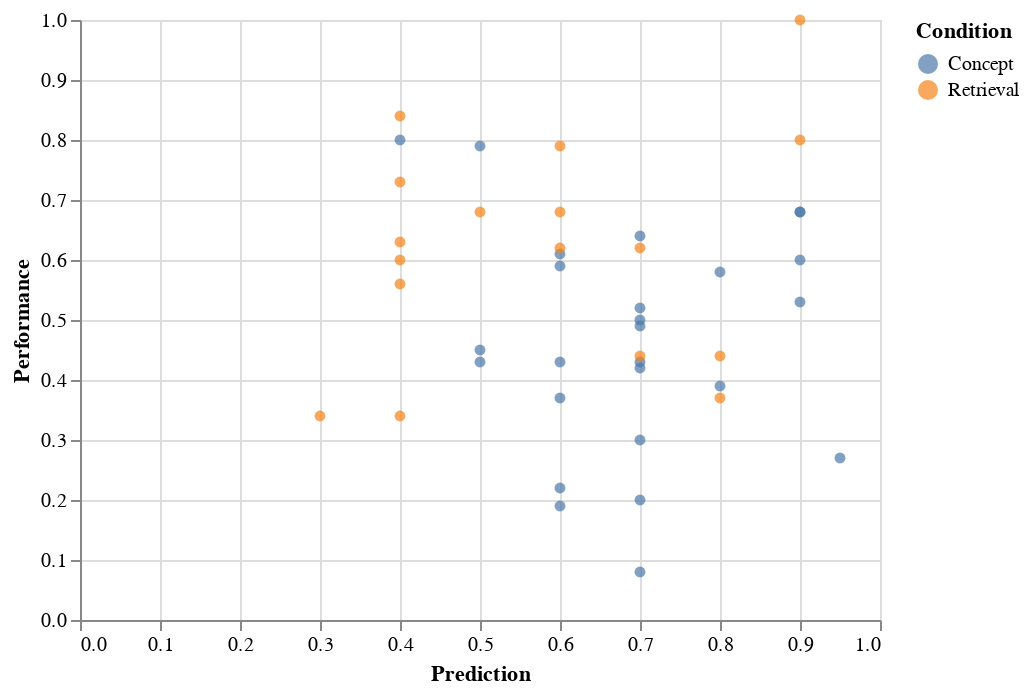

The code cell stored with this chart in its notebook:
### Markdown cell above
# Question 3

How good were subjects at predicting how well they would do on the follow-up learning test? Calculate a measure of how well subjects predicted their performance and interpret the value in context. (Optionally, you may want to include a visualization as well.)

### Code cell
from altair import *
df_memory = df_memory.rename(columns = {"PR.2":"Prediction", "TS.avg":"Performance"})
df_memory.dropna(subset=["Performance","Prediction"],inplace=True)
Chart(df_memory).mark_circle().encode(
    x = 'Prediction',
    y = 'Performance',
    color = 'Condition')

### Figure 1 — Vega-Lite specification as saved in the notebook (floating-point values rounded to 4 significant figures)
{"config": {"view": {"continuousWidth": 400, "continuousHeight": 300}}, "data": {"name": "data-1491f6fb2e2bed310e4923f78987382c"}, "mark": "circle", "encoding": {"color": {"field": "Condition", "type": "nominal"}, "x": {"field": "Prediction", "type": "quantitative"}, "y": {"field": "Performance", "type": "quantitative"}}, "$schema": "https://vega.github.io/schema/vega-lite/v4.17.0.json", "datasets": {"data-1491f6fb2e2bed310e4923f78987382c": [{"ID": "KB1", "Age": 18, "Gender": "Female", "Date.P1": "11/21/16", "Date.P2": "11/28/16", "Condition": "Concept", "IC.1": 1, "IC.2": 1, "Comp.1": 1, "Comp.2": 1, "PR.1": 1.0, "Prediction": 0.8, "MCS.1": 0.75, "Scorer.1": "NK", "MCS.2": 0.67, "Scorer.2": "TT", "MCS.avg": 0.71, "R1CS.1": null, "Scorer.1.1": null, "R1CS.2": null, "Scorer.2.1": null, "R1CS.avg": null, "R2CS.1": null, "Scorer.1.2": null, "R2CS.2": null, "Scorer.2.2": null, "R2CS.avg": null, "TS.1": 0.36, "Scorer.1.3": "NK", "TS.2": 0.42, "Scorer.2.3": "MS", "Performance": 0.39, "Exc.1": 0, "Exc.2": 0, "Collection": 1, "Actual-Pred": -0.41}, {"ID": "KB2", "Age": 18, "Gender": "Male", "Date.P1": "11/21/16", "Date.P2": "11/28/16", "Condition": "Concept", "IC.1": 1, "IC.2": 1, "Comp.1": 1, "Comp.2": 1, "PR.1": 0.0, "Prediction": 0.7, "MCS.1": 0.4, "Scorer.1": "NK", "MCS.2": 0.367, "Scorer.2": "TT", "MCS.avg": 0.3835, "R1CS.1": null, "Scorer.1.1": null, "R1CS.2": null, "Scorer.2.1": null, "R1CS.avg": null, "R2CS.1": null, "Scorer.1.2": null, "R2CS.2": null, "Scorer.2.2": null, "R2CS.avg": null, "TS.1": 0.48, "Scorer.1.3": "MS", "TS.2": 0.36, "Scorer.2.3": "NK", "Performance": 0.42, "Exc.1": 0, "Exc.2": 0, "Collection": 1, "Actual-Pred": -0.28}, {"ID": "KB3", "Age": 18, "Gender": "Male", "Date.P1": "11/21/16", "Date.P2": "11/28/16", "Condition": "Concept", "IC.1": 1, "IC.2": 1, "Comp.1": 1, "Comp.2": 1, "PR.1": 0.0, "Prediction": 0.7, "MCS.1": 0.433, "Scorer.1": "NK", "MCS.2": 0.55, "Scorer.2": "MS", "MCS.avg": 0.4915, "R1CS.1": null, "Scorer.1.1": null, "R1CS.2": null, "Scorer.2.1": null, "R1CS.avg": null, "R2CS.1": null, "Scorer.1.2": null, "R2CS.2": null, "Scorer.2.2": null, "R2CS.avg": null, "TS.1": 0.08, "Scorer.1.3": "NK", "TS.2": 0.08, "Scorer.2.3": "MS", "Performance": 0.08, "Exc.1": 0, "Exc.2": 0, "Collection": 1, "Actual-Pred": -0.62}, {"ID": "KB4", "Age": 19, "Gender": "Female", "Date.P1": "11/21/16", "Date.P2": "11/28/16", "Condition": "Concept", "IC.1": 1, "IC.2": 1, "Comp.1": 1, "Comp.2": 1, "PR.1": 0.0, "Prediction": 0.7, "MCS.1": 0.317, "Scorer.1": "NK", "MCS.2": 0.333, "Scorer.2": "MS", "MCS.avg": 0.325, "R1CS.1": null, "Scorer.1.1": null, "R1CS.2": null, "Scorer.2.1": null, "R1CS.avg": null, "R2CS.1": null, "Scorer.1.2": null, "R2CS.2": null, "Scorer.2.2": null, "R2CS.avg": null, "TS.1": 0.44, "Scorer.1.3": "MS", "TS.2": 0.42, "Scorer.2.3": "NK", "Performance": 0.43, "Exc.1": 0, "Exc.2": 0, "Collection": 1, "Actual-Pred": -0.27}, {"ID": "KB5", "Age": 19, "Gender": "Female", "Date.P1": "11/22/16", "Date.P2": "11/29/16", "Condition": "Concept", "IC.1": 1, "IC.2": 1, "Comp.1": 1, "Comp.2": 1, "PR.1": 0.0, "Prediction": 0.95, "MCS.1": 0.683, "Scorer.1": "NK", "MCS.2": 0.717, "Scorer.2": "MS", "MCS.avg": 0.7, "R1CS.1": null, "Scorer.1.1": null, "R1CS.2": null, "Scorer.2.1": null, "R1CS.avg": null, "R2CS.1": null, "Scorer.1.2": null, "R2CS.2": null, "Scorer.2.2": null, "R2CS.avg": null, "TS.1": 0.26, "Scorer.1.3": "NK", "TS.2": 0.28, "Scorer.2.3": "MS", "Performance": 0.27, "Exc.1": 0, "Exc.2": 0, "Collection": 1, "Actual-Pred": -0.68}, {"ID": "KB6", "Age": 19, "Gender": "Male", "Date.P1": "11/22/16", "Date.P2": "11/29/16", "Condition": "Concept", "IC.1": 1, "IC.2": 1, "Comp.1": 1, "Comp.2": 1, "PR.1": 1.0, "Prediction": 0.6, "MCS.1": 0.817, "Scorer.1": "NK", "MCS.2": 0.783, "Scorer.2": "MS", "MCS.avg": 0.8, "R1CS.1": null, "Scorer.1.1": null, "R1CS.2": null, "Scorer.2.1": null, "R1CS.avg": null, "R2CS.1": null, "Scorer.1.2": null, "R2CS.2": null, "Scorer.2.2": null, "R2CS.avg": null, "TS.1": 0.4, "Scorer.1.3": "NK", "TS.2": 0.46, "Scorer.2.3": "MS", "Performance": 0.43, "Exc.1": 0, "Exc.2": 0, "Collection": 1, "Actual-Pred": -0.17}, {"ID": "KB7", "Age": 18, "Gender": "Male", "Date.P1": "11/22/16", "Date.P2": "12/6/16", "Condition": "Concept", "IC.1": 1, "IC.2": 1, "Comp.1": 1, "Comp.2": 1, "PR.1": 1.0, "Prediction": 0.6, "MCS.1": 0.733, "Scorer.1": "NK", "MCS.2": 0.767, "Scorer.2": "MS", "MCS.avg": 0.75, "R1CS.1": null, "Scorer.1.1": null, "R1CS.2": null, "Scorer.2.1": null, "R1CS.avg": null, "R2CS.1": null, "Scorer.1.2": null, "R2CS.2": null, "Scorer.2.2": null, "R2CS.avg": null, "TS.1": 0.38, "Scorer.1.3": "MS", "TS.2": 0.36, "Scorer.2.3": "CB", "Performance": 0.37, "Exc.1": 0, "Exc.2": 0, "Collection": 1, "Actual-Pred": -0.23}, {"ID": "KB8", "Age": 20, "Gender": "Male", "Date.P1": "11/22/16", "Date.P2": "11/29/16", "Condition": "Concept", "IC.1": 1, "IC.2": 1, "Comp.1": 1, "Comp.2": 1, "PR.1": 1.0, "Prediction": 0.5, "MCS.1": 0.35, "Scorer.1": "NK", "MCS.2": 0.333, "Scorer.2": "MS", "MCS.avg": 0.3415, "R1CS.1": null, "Scorer.1.1": null, "R1CS.2": null, "Scorer.2.1": null, "R1CS.avg": null, "R2CS.1": null, "Scorer.1.2": null, "R2CS.2": null, "Scorer.2.2": null, "R2CS.avg": null, "TS.1": 0.44, "Scorer.1.3": "NK", "TS.2": 0.46, "Scorer.2.3": "MS", "Performance": 0.45, "Exc.1": 0, "Exc.2": 0, "Collection": 1, "Actual-Pred": -0.05}, {"ID": "KB9", "Age": 20, "Gender": "Male", "Date.P1": "11/22/16", "Date.P2": "11/28/16", "Condition": "Concept", "IC.1": 1, "IC.2": 1, "Comp.1": 1, "Comp.2": 1, "PR.1": 0.0, "Prediction": 0.6, "MCS.1": 0.65, "Scorer.1": "NK", "MCS.2": 0.65, "Scorer.2": "MS", "MCS.avg": 0.65, "R1CS.1": null, "Scorer.1.1": null, "R1CS.2": null, "Scorer.2.1": null, "R1CS.avg": null, "R2CS.1": null, "Scorer.1.2": null, "R2CS.2": null, "Scorer.2.2": null, "R2CS.avg": null, "TS.1": 0.64, "Scorer.1.3": "MS", "TS.2": 0.58, "Scorer.2.3": "NK", "Performance": 0.61, "Exc.1": 0, "Exc.2": 0, "Collection": 1, "Actual-Pred": 0.01}, {"ID": "KB10", "Age": 20, "Gender": "Female", "Date.P1": "11/29/16", "Date.P2": "12/6/16", "Condition": "Concept", "IC.1": 1, "IC.2": 1, "Comp.1": 1, "Comp.2": 1, "PR.1": 1.0, "Prediction": 0.9, "MCS.1": 0.817, "Scorer.1": "NK", "MCS.2": 0.783, "Scorer.2": "MS", "MCS.avg": 0.8, "R1CS.1": null, "Scorer.1.1": null, "R1CS.2": null, "Scorer.2.1": null, "R1CS.avg": null, "R2CS.1": null, "Scorer.1.2": null, "R2CS.2": null, "Scorer.2.2": null, "R2CS.avg": null, "TS.1": 0.66, "Scorer.1.3": "NK", "TS.2": 0.7, "Scorer.2.3": "MS", "Performance": 0.68, "Exc.1": 0, "Exc.2": 0, "Collection": 1, "Actual-Pred": -0.22}, {"ID": "KB11", "Age": 21, "Gender": "Female", "Date.P1": "11/21/16", "Date.P2": "11/28/16", "Condition": "Retrieval", "IC.1": 1, "IC.2": 1, "Comp.1": 1, "Comp.2": 1, "PR.1": null, "Prediction": 0.4, "MCS.1": null, "Scorer.1": null, "MCS.2": null, "Scorer.2": null, "MCS.avg": null, "R1CS.1": 0.6, "Scorer.1.1": "NK", "R1CS.2": 0.6, "Scorer.2.1": "TT", "R1CS.avg": 0.6, "R2CS.1": 0.76, "Scorer.1.2": "NK", "R2CS.2": 0.783, "Scorer.2.2": "TT", "R2CS.avg": 0.772, "TS.1": 0.38, "Scorer.1.3": "MS", "TS.2": 0.3, "Scorer.2.3": "NK", "Performance": 0.34, "Exc.1": 0, "Exc.2": 0, "Collection": 1, "Actual-Pred": -0.06}, {"ID": "KB12", "Age": 18, "Gender": "Female", "Date.P1": "11/21/16", "Date.P2": "11/29/16", "Condition": "Retrieval", "IC.1": 1, "IC.2": 1, "Comp.1": 1, "Comp.2": 1, "PR.1": null, "Prediction": 0.6, "MCS.1": null, "Scorer.1": null, "MCS.2": null, "Scorer.2": null, "MCS.avg": null, "R1CS.1": 0.81, "Scorer.1.1": "NK", "R1CS.2": 0.85, "Scorer.2.1": "TT", "R1CS.avg": 0.83, "R2CS.1": 0.93, "Scorer.1.2": "NK", "R2CS.2": 0.933, "Scorer.2.2": "TT", "R2CS.avg": 0.932, "TS.1": 0.76, "Scorer.1.3": "NK", "TS.2": 0.82, "Scorer.2.3": "MS", "Performance": 0.79, "Exc.1": 0, "Exc.2": 0, "Collection": 1, "Actual-Pred": 0.19}, {"ID": "KB13", "Age": 20, "Gender": "Female", "Date.P1": "11/21/16", "Date.P2": "11/28/16", "Condition": "Retrieval", "IC.1": 1, "IC.2": 1, "Comp.1": 1, "Comp.2": 1, "PR.1": null, "Prediction": 0.9, "MCS.1": null, "Scorer.1": null, "MCS.2": null, "Scorer.2": null, "MCS.avg": null, "R1CS.1": 0.63, "Scorer.1.1": "NK", "R1CS.2": 0.617, "Scorer.2.1": "TT", "R1CS.avg": 0.624, "R2CS.1": 0.76, "Scorer.1.2": "NK", "R2CS.2": 0.8, "Scorer.2.2": "TT", "R2CS.avg": 0.78, "TS.1": 0.8, "Scorer.1.3": "MS", "TS.2": 0.8, "Scorer.2.3": "NK", "Performance": 0.8, "Exc.1": 0, "Exc.2": 0, "Collection": 1, "Actual-Pred": -0.1}, {"ID": "KB14", "Age": 19, "Gender": "Female", "Date.P1": "11/21/16", "Date.P2": "11/28/16", "Condition": "Retrieval", "IC.1": 1, "IC.2": 1, "Comp.1": 1, "Comp.2": 1, "PR.1": null, "Prediction": 0.7, "MCS.1": null, "Scorer.1": null, "MCS.2": null, "Scorer.2": null, "MCS.avg": null, "R1CS.1": 0.56, "Scorer.1.1": "NK", "R1CS.2": 0.567, "Scorer.2.1": "TT", "R1CS.avg": 0.564, "R2CS.1": 0.18, "Scorer.1.2": "NK", "R2CS.2": 0.167, "Scorer.2.2": "TT", "R2CS.avg": 0.174, "TS.1": 0.48, "Scorer.1.3": "MS", "TS.2": 0.4, "Scorer.2.3": "NK", "Performance": 0.44, "Exc.1": 0, "Exc.2": 0, "Collection": 1, "Actual-Pred": -0.26}, {"ID": "KB15", "Age": 18, "Gender": "Female", "Date.P1": "11/22/16", "Date.P2": "11/29/16", "Condition": "Retrieval", "IC.1": 1, "IC.2": 1, "Comp.1": 1, "Comp.2": 1, "PR.1": null, "Prediction": 0.3, "MCS.1": null, "Scorer.1": null, "MCS.2": null, "Scorer.2": null, "MCS.avg": null, "R1CS.1": 0.4, "Scorer.1.1": "TT", "R1CS.2": 0.35, "Scorer.2.1": "LH", "R1CS.avg": 0.375, "R2CS.1": 0.483, "Scorer.1.2": "TT", "R2CS.2": 0.55, "Scorer.2.2": "LH", "R2CS.avg": 0.517, "TS.1": 0.34, "Scorer.1.3": "MS", "TS.2": 0.34, "Scorer.2.3": "CB", "Performance": 0.34, "Exc.1": 0, "Exc.2": 0, "Collection": 1, "Actual-Pred": 0.04}, {"ID": "KB16", "Age": 19, "Gender": "Male", "Date.P1": "11/22/16", "Date.P2": "11/29/16", "Condition": "Retrieval", "IC.1": 1, "IC.2": 1, "Comp.1": 1, "Comp.2": 1, "PR.1": null, "Prediction": 0.4, "MCS.1": null, "Scorer.1": null, "MCS.2": null, "Scorer.2": null, "MCS.avg": null, "R1CS.1": 0.5, "Scorer.1.1": "TT", "R1CS.2": 0.55, "Scorer.2.1": "LH", "R1CS.avg": 0.525, "R2CS.1": 0.8, "Scorer.1.2": "TT", "R2CS.2": 0.83, "Scorer.2.2": "LH", "R2CS.avg": 0.82, "TS.1": 0.6, "Scorer.1.3": "NK", "TS.2": 0.6, "Scorer.2.3": "MS", "Performance": 0.6, "Exc.1": 0, "Exc.2": 0, "Collection": 1, "Actual-Pred": 0.2}, {"ID": "KB18", "Age": 20, "Gender": "Male", "Date.P1": "11/22/16", "Date.P2": "11/29/16", "Condition": "Retrieval", "IC.1": 1, "IC.2": 1, "Comp.1": 1, "Comp.2": 1, "PR.1": null, "Prediction": 0.7, "MCS.1": null, "Scorer.1": null, "MCS.2": null, "Scorer.2": null, "MCS.avg": null, "R1CS.1": 0.7, "Scorer.1.1": "TT", "R1CS.2": 0.67, "Scorer.2.1": "LH", "R1CS.avg": 0.685, "R2CS.1": 0.8, "Scorer.1.2": "TT", "R2CS.2": 0.883, "Scorer.2.2": "LH", "R2CS.avg": 0.842, "TS.1": 0.6, "Scorer.1.3": "MS", "TS.2": 0.64, "Scorer.2.3": "CB", "Performance": 0.62, "Exc.1": 0, "Exc.2": 0, "Collection": 1, "Actual-Pred": -0.08}, {"ID": "KB19", "Age": 21, "Gender": "Female", "Date.P1": "11/29/16", "Date.P2": "12/6/16", "Condition": "Retrieval", "IC.1": 1, "IC.2": 1, "Comp.1": 1, "Comp.2": 1, "PR.1": null, "Prediction": 0.4, "MCS.1": null, "Scorer.1": null, "MCS.2": null, "Scorer.2": null, "MCS.avg": null, "R1CS.1": 0.57, "Scorer.1.1": "LH", "R1CS.2": 0.65, "Scorer.2.1": "TT", "R1CS.avg": 0.61, "R2CS.1": 0.73, "Scorer.1.2": "LH", "R2CS.2": 0.817, "Scorer.2.2": "TT", "R2CS.avg": 0.774, "TS.1": 0.72, "Scorer.1.3": "NK", "TS.2": 0.74, "Scorer.2.3": "MS", "Performance": 0.73, "Exc.1": 0, "Exc.2": 0, "Collection": 1, "Actual-Pred": 0.33}, {"ID": "KB20", "Age": 17, "Gender": "Male", "Date.P1": "11/29/16", "Date.P2": "12/6/16", "Condition": "Retrieval", "IC.1": 1, "IC.2": 1, "Comp.1": 1, "Comp.2": 1, "PR.1": null, "Prediction": 0.6, "MCS.1": null, "Scorer.1": null, "MCS.2": null, "Scorer.2": null, "MCS.avg": null, "R1CS.1": 0.583, "Scorer.1.1": "LH", "R1CS.2": 0.633, "Scorer.2.1": "TT", "R1CS.avg": 0.61, "R2CS.1": 0.733, "Scorer.1.2": "LH", "R2CS.2": 0.767, "Scorer.2.2": "TT", "R2CS.avg": 0.75, "TS.1": 0.62, "Scorer.1.3": "NK", "TS.2": 0.62, "Scorer.2.3": "CB", "Performance": 0.62, "Exc.1": 0, "Exc.2": 0, "Collection": 1, "Actual-Pred": 0.02}, {"ID": "KB21", "Age": 20, "Gender": "Male", "Date.P1": "11/29/16", "Date.P2": "12/6/16", "Condition": "Concept", "IC.1": 1, "IC.2": 1, "Comp.1": 1, "Comp.2": 1, "PR.1": 0.0, "Prediction": 0.8, "MCS.1": 0.55, "Scorer.1": "NK", "MCS.2": 0.583, "Scorer.2": "CB", "MCS.avg": 0.567, "R1CS.1": null, "Scorer.1.1": null, "R1CS.2": null, "Scorer.2.1": null, "R1CS.avg": null, "R2CS.1": null, "Scorer.1.2": null, "R2CS.2": null, "Scorer.2.2": null, "R2CS.avg": null, "TS.1": 0.56, "Scorer.1.3": "MS", "TS.2": 0.6, "Scorer.2.3": "CB", "Performance": 0.58, "Exc.1": 0, "Exc.2": 0, "Collection": 1, "Actual-Pred": -0.22}, {"ID": "KB22", "Age": 18, "Gender": "Male", "Date.P1": "11/29/16", "Date.P2": "12/6/16", "Condition": "Concept", "IC.1": 1, "IC.2": 1, "Comp.1": 1, "Comp.2": 1, "PR.1": 0.0, "Prediction": 0.6, "MCS.1": 0.417, "Scorer.1": "NK", "MCS.2": 0.433, "Scorer.2": "CB", "MCS.avg": 0.425, "R1CS.1": null, "Scorer.1.1": null, "R1CS.2": null, "Scorer.2.1": null, "R1CS.avg": null, "R2CS.1": null, "Scorer.1.2": null, "R2CS.2": null, "Scorer.2.2": null, "R2CS.avg": null, "TS.1": 0.18, "Scorer.1.3": "NK", "TS.2": 0.2, "Scorer.2.3": "MS", "Performance": 0.19, "Exc.1": 0, "Exc.2": 0, "Collection": 1, "Actual-Pred": -0.41}, {"ID": "KB23", "Age": 21, "Gender": "Male", "Date.P1": "11/29/16", "Date.P2": "12/6/16", "Condition": "Concept", "IC.1": 1, "IC.2": 1, "Comp.1": 1, "Comp.2": 1, "PR.1": 0.0, "Prediction": 0.9, "MCS.1": 0.56, "Scorer.1": "MS", "MCS.2": 0.45, "Scorer.2": "CB", "MCS.avg": 0.505, "R1CS.1": null, "Scorer.1.1": null, "R1CS.2": null, "Scorer.2.1": null, "R1CS.avg": null, "R2CS.1": null, "Scorer.1.2": null, "R2CS.2": null, "Scorer.2.2": null, "R2CS.avg": null, "TS.1": 0.68, "Scorer.1.3": "MS", "TS.2": 0.68, "Scorer.2.3": "CB", "Performance": 0.68, "Exc.1": 0, "Exc.2": 0, "Collection": 1, "Actual-Pred": -0.22}, {"ID": "KB24", "Age": 18, "Gender": "Male", "Date.P1": "11/29/16", "Date.P2": "12/6/16", "Condition": "Concept", "IC.1": 1, "IC.2": 1, "Comp.1": 1, "Comp.2": 1, "PR.1": 1.0, "Prediction": 0.9, "MCS.1": 0.917, "Scorer.1": "MS", "MCS.2": 0.8, "Scorer.2": "NK", "MCS.avg": 0.859, "R1CS.1": null, "Scorer.1.1": null, "R1CS.2": null, "Scorer.2.1": null, "R1CS.avg": null, "R2CS.1": null, "Scorer.1.2": null, "R2CS.2": null, "Scorer.2.2": null, "R2CS.avg": null, "TS.1": 0.54, "Scorer.1.3": "NK", "TS.2": 0.52, "Scorer.2.3": "MS", "Performance": 0.53, "Exc.1": 0, "Exc.2": 0, "Collection": 1, "Actual-Pred": -0.37}, {"ID": "KB25", "Age": 19, "Gender": "Male", "Date.P1": "11/29/16", "Date.P2": "12/6/16", "Condition": "Concept", "IC.1": 1, "IC.2": 1, "Comp.1": 1, "Comp.2": 1, "PR.1": 1.0, "Prediction": 0.6, "MCS.1": 0.683, "Scorer.1": "MS", "MCS.2": 0.667, "Scorer.2": "NK", "MCS.avg": 0.675, "R1CS.1": null, "Scorer.1.1": null, "R1CS.2": null, "Scorer.2.1": null, "R1CS.avg": null, "R2CS.1": null, "Scorer.1.2": null, "R2CS.2": null, "Scorer.2.2": null, "R2CS.avg": null, "TS.1": 0.56, "Scorer.1.3": "NK", "TS.2": 0.62, "Scorer.2.3": "MS", "Performance": 0.59, "Exc.1": 0, "Exc.2": 0, "Collection": 1, "Actual-Pred": -0.01}, {"ID": "KB26", "Age": 18, "Gender": "Female", "Date.P1": "11/29/16", "Date.P2": "12/6/16", "Condition": "Concept", "IC.1": 1, "IC.2": 1, "Comp.1": 1, "Comp.2": 1, "PR.1": 1.0, "Prediction": 0.7, "MCS.1": 0.667, "Scorer.1": "TT", "MCS.2": 0.65, "Scorer.2": "NK", "MCS.avg": 0.659, "R1CS.1": null, "Scorer.1.1": null, "R1CS.2": null, "Scorer.2.1": null, "R1CS.avg": null, "R2CS.1": null, "Scorer.1.2": null, "R2CS.2": null, "Scorer.2.2": null, "R2CS.avg": null, "TS.1": 0.3, "Scorer.1.3": "MS", "TS.2": 0.3, "Scorer.2.3": "CB", "Performance": 0.3, "Exc.1": 0, "Exc.2": 0, "Collection": 1, "Actual-Pred": -0.4}, {"ID": "KB27", "Age": 18, "Gender": "Male", "Date.P1": "11/29/16", "Date.P2": "12/6/16", "Condition": "Concept", "IC.1": 1, "IC.2": 1, "Comp.1": 1, "Comp.2": 1, "PR.1": 1.0, "Prediction": 0.7, "MCS.1": 0.5, "Scorer.1": "NK", "MCS.2": 0.5, "Scorer.2": "MS", "MCS.avg": 0.5, "R1CS.1": null, "Scorer.1.1": null, "R1CS.2": null, "Scorer.2.1": null, "R1CS.avg": null, "R2CS.1": null, "Scorer.1.2": null, "R2CS.2": null, "Scorer.2.2": null, "R2CS.avg": null, "TS.1": 0.52, "Scorer.1.3": "MS", "TS.2": 0.52, "Scorer.2.3": "CB", "Performance": 0.52, "Exc.1": 0, "Exc.2": 0, "Collection": 1, "Actual-Pred": -0.18}, {"ID": "KB28", "Age": 18, "Gender": "Male", "Date.P1": "11/29/16", "Date.P2": "12/2/16", "Condition": "Concept", "IC.1": 1, "IC.2": 1, "Comp.1": 1, "Comp.2": 1, "PR.1": 1.0, "Prediction": 0.5, "MCS.1": 0.55, "Scorer.1": "NK", "MCS.2": 0.617, "Scorer.2": "MS", "MCS.avg": 0.583, "R1CS.1": null, "Scorer.1.1": null, "R1CS.2": null, "Scorer.2.1": null, "R1CS.avg": null, "R2CS.1": null, "Scorer.1.2": null, "R2CS.2": null, "Scorer.2.2": null, "R2CS.avg": null, "TS.1": 0.42, "Scorer.1.3": "NK", "TS.2": 0.44, "Scorer.2.3": "MS", "Performance": 0.43, "Exc.1": 0, "Exc.2": 0, "Collection": 1, "Actual-Pred": -0.07}, {"ID": "KB29", "Age": 19, "Gender": "Male", "Date.P1": "1/23/17", "Date.P2": "1/31/17", "Condition": "Concept", "IC.1": 1, "IC.2": 1, "Comp.1": 1, "Comp.2": 1, "PR.1": 1.0, "Prediction": 0.9, "MCS.1": 0.867, "Scorer.1": "TT", "MCS.2": 0.85, "Scorer.2": "NK", "MCS.avg": 0.8585, "R1CS.1": null, "Scorer.1.1": null, "R1CS.2": null, "Scorer.2.1": null, "R1CS.avg": null, "R2CS.1": null, "Scorer.1.2": null, "R2CS.2": null, "Scorer.2.2": null, "R2CS.avg": null, "TS.1": 0.6, "Scorer.1.3": "LH", "TS.2": 0.6, "Scorer.2.3": "TT", "Performance": 0.6, "Exc.1": 0, "Exc.2": 0, "Collection": 1, "Actual-Pred": -0.3}, {"ID": "KB30", "Age": 18, "Gender": "Female", "Date.P1": "1/23/17", "Date.P2": "1/31/17", "Condition": "Concept", "IC.1": 1, "IC.2": 1, "Comp.1": 1, "Comp.2": 1, "PR.1": 1.0, "Prediction": 0.4, "MCS.1": 0.76, "Scorer.1": "NK", "MCS.2": 0.783, "Scorer.2": "TT", "MCS.avg": 0.767, "R1CS.1": null, "Scorer.1.1": null, "R1CS.2": null, "Scorer.2.1": null, "R1CS.avg": null, "R2CS.1": null, "Scorer.1.2": null, "R2CS.2": null, "Scorer.2.2": null, "R2CS.avg": null, "TS.1": 0.8, "Scorer.1.3": "LH", "TS.2": 0.8, "Scorer.2.3": "NK", "Performance": 0.8, "Exc.1": 0, "Exc.2": 0, "Collection": 1, "Actual-Pred": 0.4}, {"ID": "KB31", "Age": 19, "Gender": "Female", "Date.P1": "1/23/17", "Date.P2": "2/1/17", "Condition": "Concept", "IC.1": 1, "IC.2": 1, "Comp.1": 1, "Comp.2": 1, "PR.1": 1.0, "Prediction": 0.6, "MCS.1": 0.733, "Scorer.1": "TT", "MCS.2": 0.75, "Scorer.2": "NK", "MCS.avg": 0.74, "R1CS.1": null, "Scorer.1.1": null, "R1CS.2": null, "Scorer.2.1": null, "R1CS.avg": null, "R2CS.1": null, "Scorer.1.2": null, "R2CS.2": null, "Scorer.2.2": null, "R2CS.avg": null, "TS.1": 0.22, "Scorer.1.3": "LH", "TS.2": 0.22, "Scorer.2.3": "NK", "Performance": 0.22, "Exc.1": 0, "Exc.2": 0, "Collection": 1, "Actual-Pred": -0.38}, {"ID": "KB32", "Age": 18, "Gender": "Male", "Date.P1": "1/23/17", "Date.P2": "1/31/17", "Condition": "Concept", "IC.1": 1, "IC.2": 1, "Comp.1": 1, "Comp.2": 1, "PR.1": 0.0, "Prediction": 0.7, "MCS.1": 0.62, "Scorer.1": "NK", "MCS.2": 0.633, "Scorer.2": "TT", "MCS.avg": 0.623, "R1CS.1": null, "Scorer.1.1": null, "R1CS.2": null, "Scorer.2.1": null, "R1CS.avg": null, "R2CS.1": null, "Scorer.1.2": null, "R2CS.2": null, "Scorer.2.2": null, "R2CS.avg": null, "TS.1": 0.54, "Scorer.1.3": "LH", "TS.2": 0.46, "Scorer.2.3": "NK", "Performance": 0.5, "Exc.1": 0, "Exc.2": 0, "Collection": 1, "Actual-Pred": -0.2}, {"ID": "KB33", "Age": 21, "Gender": "Male", "Date.P1": "1/24/17", "Date.P2": "1/31/17", "Condition": "Concept", "IC.1": 1, "IC.2": 1, "Comp.1": 1, "Comp.2": 1, "PR.1": 1.0, "Prediction": 0.7, "MCS.1": 0.767, "Scorer.1": "TT", "MCS.2": 0.8, "Scorer.2": "NK", "MCS.avg": 0.785, "R1CS.1": null, "Scorer.1.1": null, "R1CS.2": null, "Scorer.2.1": null, "R1CS.avg": null, "R2CS.1": null, "Scorer.1.2": null, "R2CS.2": null, "Scorer.2.2": null, "R2CS.avg": null, "TS.1": 0.64, "Scorer.1.3": "LH", "TS.2": 0.64, "Scorer.2.3": "TT", "Performance": 0.64, "Exc.1": 0, "Exc.2": 0, "Collection": 1, "Actual-Pred": -0.06}, {"ID": "KB34", "Age": 22, "Gender": "Female", "Date.P1": "1/24/17", "Date.P2": "1/31/17", "Condition": "Retrieval", "IC.1": 1, "IC.2": 1, "Comp.1": 1, "Comp.2": 1, "PR.1": null, "Prediction": 0.8, "MCS.1": null, "Scorer.1": null, "MCS.2": null, "Scorer.2": null, "MCS.avg": null, "R1CS.1": 0.367, "Scorer.1.1": "TT", "R1CS.2": 0.383, "Scorer.2.1": "LH", "R1CS.avg": 0.375, "R2CS.1": 0.567, "Scorer.1.2": "TT", "R2CS.2": 0.6, "Scorer.2.2": "LH", "R2CS.avg": 0.584, "TS.1": 0.42, "Scorer.1.3": "LH", "TS.2": 0.32, "Scorer.2.3": "TT", "Performance": 0.37, "Exc.1": 0, "Exc.2": 0, "Collection": 1, "Actual-Pred": -0.43}, {"ID": "KB35", "Age": 19, "Gender": "Male", "Date.P1": "1/24/17", "Date.P2": "2/2/17", "Condition": "Retrieval", "IC.1": 1, "IC.2": 1, "Comp.1": 1, "Comp.2": 1, "PR.1": null, "Prediction": 0.9, "MCS.1": null, "Scorer.1": null, "MCS.2": null, "Scorer.2": null, "MCS.avg": null, "R1CS.1": 0.767, "Scorer.1.1": "TT", "R1CS.2": 0.8, "Scorer.2.1": "LH", "R1CS.avg": 0.784, "R2CS.1": 0.867, "Scorer.1.2": "TT", "R2CS.2": 0.9, "Scorer.2.2": "LH", "R2CS.avg": 0.884, "TS.1": 1.0, "Scorer.1.3": "LH", "TS.2": 1.0, "Scorer.2.3": "NK", "Performance": 1.0, "Exc.1": 0, "Exc.2": 0, "Collection": 1, "Actual-Pred": 0.1}, {"ID": "KB37", "Age": 20, "Gender": "Male", "Date.P1": "1/24/17", "Date.P2": "1/31/17", "Condition": "Retrieval", "IC.1": 1, "IC.2": 1, "Comp.1": 1, "Comp.2": 1, "PR.1": null, "Prediction": 0.8, "MCS.1": null, "Scorer.1": null, "MCS.2": null, "Scorer.2": null, "MCS.avg": null, "R1CS.1": 0.4, "Scorer.1.1": "TT", "R1CS.2": 0.5, "Scorer.2.1": "LH", "R1CS.avg": 0.45, "R2CS.1": 0.75, "Scorer.1.2": "TT", "R2CS.2": 0.8, "Scorer.2.2": "LH", "R2CS.avg": 0.775, "TS.1": 0.44, "Scorer.1.3": "LH", "TS.2": 0.44, "Scorer.2.3": "TT", "Performance": 0.44, "Exc.1": 0, "Exc.2": 0, "Collection": 1, "Actual-Pred": -0.36}, {"ID": "KB38", "Age": 19, "Gender": "Female", "Date.P1": "1/24/17", "Date.P2": "1/31/17", "Condition": "Concept", "IC.1": 1, "IC.2": 1, "Comp.1": 1, "Comp.2": 1, "PR.1": 1.0, "Prediction": 0.7, "MCS.1": 0.717, "Scorer.1": "NK", "MCS.2": 0.733, "Scorer.2": "TT", "MCS.avg": 0.725, "R1CS.1": null, "Scorer.1.1": null, "R1CS.2": null, "Scorer.2.1": null, "R1CS.avg": null, "R2CS.1": null, "Scorer.1.2": null, "R2CS.2": null, "Scorer.2.2": null, "R2CS.avg": null, "TS.1": 0.22, "Scorer.1.3": "LH", "TS.2": 0.18, "Scorer.2.3": "TT", "Performance": 0.2, "Exc.1": 0, "Exc.2": 0, "Collection": 1, "Actual-Pred": -0.5}, {"ID": "KB39", "Age": 19, "Gender": "Female", "Date.P1": "1/25/17", "Date.P2": "2/1/17", "Condition": "Concept", "IC.1": 1, "IC.2": 1, "Comp.1": 1, "Comp.2": 1, "PR.1": 0.0, "Prediction": 0.7, "MCS.1": 0.417, "Scorer.1": "NK", "MCS.2": 0.417, "Scorer.2": "TT", "MCS.avg": 0.417, "R1CS.1": null, "Scorer.1.1": null, "R1CS.2": null, "Scorer.2.1": null, "R1CS.avg": null, "R2CS.1": null, "Scorer.1.2": null, "R2CS.2": null, "Scorer.2.2": null, "R2CS.avg": null, "TS.1": 0.48, "Scorer.1.3": "LH", "TS.2": 0.5, "Scorer.2.3": "NK", "Performance": 0.49, "Exc.1": 0, "Exc.2": 0, "Collection": 1, "Actual-Pred": -0.21}, {"ID": "KB40", "Age": 20, "Gender": "Female", "Date.P1": "1/25/17", "Date.P2": "2/2/17", "Condition": "Retrieval", "IC.1": 1, "IC.2": 1, "Comp.1": 1, "Comp.2": 1, "PR.1": null, "Prediction": 0.4, "MCS.1": null, "Scorer.1": null, "MCS.2": null, "Scorer.2": null, "MCS.avg": null, "R1CS.1": 0.367, "Scorer.1.1": "TT", "R1CS.2": 0.4, "Scorer.2.1": "LH", "R1CS.avg": 0.384, "R2CS.1": 0.65, "Scorer.1.2": "TT", "R2CS.2": 0.717, "Scorer.2.2": "LH", "R2CS.avg": 0.683, "TS.1": 0.66, "Scorer.1.3": "LH", "TS.2": 0.6, "Scorer.2.3": "NK", "Performance": 0.63, "Exc.1": 0, "Exc.2": 0, "Collection": 1, "Actual-Pred": 0.23}, {"ID": "KB41", "Age": 19, "Gender": "Female", "Date.P1": "1/25/17", "Date.P2": "2/1/17", "Condition": "Retrieval", "IC.1": 1, "IC.2": 1, "Comp.1": 1, "Comp.2": 1, "PR.1": null, "Prediction": 0.6, "MCS.1": null, "Scorer.1": null, "MCS.2": null, "Scorer.2": null, "MCS.avg": null, "R1CS.1": 0.633, "Scorer.1.1": "TT", "R1CS.2": 0.733, "Scorer.2.1": "LH", "R1CS.avg": 0.683, "R2CS.1": 0.767, "Scorer.1.2": "TT", "R2CS.2": 0.833, "Scorer.2.2": "LH", "R2CS.avg": 0.8, "TS.1": 0.66, "Scorer.1.3": "LH", "TS.2": 0.7, "Scorer.2.3": "NK", "Performance": 0.68, "Exc.1": 0, "Exc.2": 0, "Collection": 1, "Actual-Pred": 0.08}, {"ID": "KB42", "Age": 19, "Gender": "Female", "Date.P1": "1/25/17", "Date.P2": "2/1/17", "Condition": "Retrieval", "IC.1": 1, "IC.2": 1, "Comp.1": 1, "Comp.2": 1, "PR.1": null, "Prediction": 0.4, "MCS.1": null, "Scorer.1": null, "MCS.2": null, "Scorer.2": null, "MCS.avg": null, "R1CS.1": 0.717, "Scorer.1.1": "TT", "R1CS.2": 0.683, "Scorer.2.1": "LH", "R1CS.avg": 0.7, "R2CS.1": 0.7, "Scorer.1.2": "TT", "R2CS.2": 0.7, "Scorer.2.2": "LH", "R2CS.avg": 0.7, "TS.1": 0.88, "Scorer.1.3": "LH", "TS.2": 0.8, "Scorer.2.3": "NK", "Performance": 0.84, "Exc.1": 0, "Exc.2": 0, "Collection": 1, "Actual-Pred": 0.44}, {"ID": "KB43", "Age": 18, "Gender": "Female", "Date.P1": "1/25/17", "Date.P2": "2/1/17", "Condition": "Retrieval", "IC.1": 1, "IC.2": 1, "Comp.1": 1, "Comp.2": 1, "PR.1": null, "Prediction": 0.4, "MCS.1": null, "Scorer.1": null, "MCS.2": null, "Scorer.2": null, "MCS.avg": null, "R1CS.1": 0.45, "Scorer.1.1": "TT", "R1CS.2": 0.467, "Scorer.2.1": "LH", "R1CS.avg": 0.458, "R2CS.1": 0.717, "Scorer.1.2": "TT", "R2CS.2": 0.717, "Scorer.2.2": "LH", "R2CS.avg": 0.717, "TS.1": 0.58, "Scorer.1.3": "LH", "TS.2": 0.54, "Scorer.2.3": "NK", "Performance": 0.56, "Exc.1": 0, "Exc.2": 0, "Collection": 1, "Actual-Pred": 0.16}, {"ID": "KB44", "Age": 20, "Gender": "Male", "Date.P1": "1/25/17", "Date.P2": "2/1/17", "Condition": "Concept", "IC.1": 1, "IC.2": 1, "Comp.1": 1, "Comp.2": 1, "PR.1": 0.0, "Prediction": 0.5, "MCS.1": 0.75, "Scorer.1": "TT", "MCS.2": 0.85, "Scorer.2": "NK", "MCS.avg": 0.8, "R1CS.1": null, "Scorer.1.1": null, "R1CS.2": null, "Scorer.2.1": null, "R1CS.avg": null, "R2CS.1": null, "Scorer.1.2": null, "R2CS.2": null, "Scorer.2.2": null, "R2CS.avg": null, "TS.1": 0.82, "Scorer.1.3": "LH", "TS.2": 0.76, "Scorer.2.3": "NK", "Performance": 0.79, "Exc.1": 0, "Exc.2": 0, "Collection": 1, "Actual-Pred": 0.29}, {"ID": "KB45", "Age": 19, "Gender": "Female", "Date.P1": "1/26/17", "Date.P2": "2/2/17", "Condition": "Retrieval", "IC.1": 1, "IC.2": 1, "Comp.1": 1, "Comp.2": 1, "PR.1": null, "Prediction": 0.5, "MCS.1": null, "Scorer.1": null, "MCS.2": null, "Scorer.2": null, "MCS.avg": null, "R1CS.1": 0.66, "Scorer.1.1": "NK", "R1CS.2": 0.817, "Scorer.2.1": "LH", "R1CS.avg": 0.738, "R2CS.1": 0.8, "Scorer.1.2": "NK", "R2CS.2": 0.85, "Scorer.2.2": "LH", "R2CS.avg": 0.825, "TS.1": 0.68, "Scorer.1.3": "LH", "TS.2": 0.68, "Scorer.2.3": "TT", "Performance": 0.68, "Exc.1": 0, "Exc.2": 0, "Collection": 1, "Actual-Pred": 0.18}]}}
